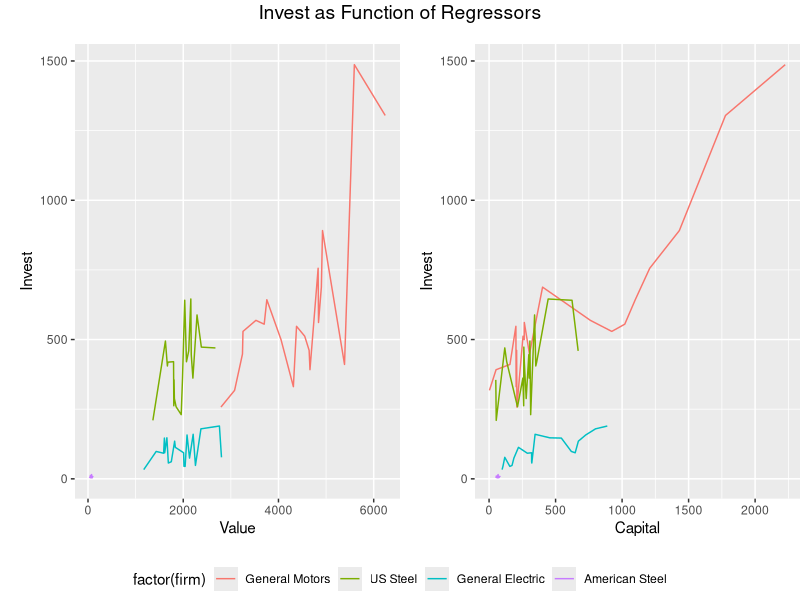

Source code (R):

# Loading data
data(Grunfeld, package = "AER")

# Converting the data in panel data
library(plm)
panel_data <- pdata.frame(Grunfeld, index = c("firm", "year"))


# Pooled Model
pooled_model <- lm(invest ~ value + capital, data = Grunfeld)
summary(pooled_model)


# Plotting dependent variable against dependent variables.
library(ggplot2)
library(grid)
library(gridExtra)

value_graph <- ggplot(Grunfeld[c(1:60, 201:220), ], aes(x = value, y = invest, color = factor(firm))) +
  geom_line() + theme(legend.position = "none", plot.margin = unit(c(1, 0, 1, 1), "lines")) + 
  labs(y = "Invest", x = "Value")

capital_graph <- ggplot(Grunfeld[c(1:60, 201:220), ], aes(x = capital, y = invest, color = factor(firm))) + 
  geom_line() + theme(legend.direction = "horizontal", plot.margin = unit(c(1, 0, 1, 1), "lines")) + 
  labs(y = "Invest", x = "Capital")

get_legend<-function(myggplot){
  tmp <- ggplot_gtable(ggplot_build(myggplot))
  leg <- which(sapply(tmp$grobs, function(x) x$name) == "guide-box")
  legend <- tmp$grobs[[leg]]
  return(legend)
}
legend <- get_legend(capital_graph)

capital_graph <- capital_graph + theme(legend.position = "none")

grid.arrange(value_graph, capital_graph, legend, ncol = 2, nrow = 2, layout_matrix =
               rbind(c(1, 2), c(3, 3)), widths = c(2.7, 2.7), heights = c(2.5, 0.2), top = 
               textGrob("Invest as Function of Regressors", gp = gpar(fontsize = 14, font = 1)))


# Durbin Watson Test for Pooled Model.
library(plm)
pdwtest(invest ~ value + capital, data = panel_data, method = "pooling")


# Fixed Effects Model
fixed_effects_model <- lm(invest ~ value + capital + firm - 1, data = Grunfeld)  # - 1 to fit model without intercept.
summary(fixed_effects_model)

# Durbin-Watson test for Fixed Effects Model
pdwtest(invest ~ value + capital, data = panel_data, model = "within")


# Random Effects Model
random_effects_model <- plm(invest ~ value + capital, data = panel_data, model = "random")
summary(random_effects_model)

# R-Squared of Random Effects Model using different formula.
r <- random_effects_model$residuals
1 - (sum(r^2) / sum(  (Grunfeld[, 1] - ( sum(Grunfeld[, 1]) / nrow(Grunfeld)) )^2  ))


# Durbin-Watson Test for Random Effects Model
pdwtest(invest ~ value + capital, data = panel_data, model = "random")



# Pooled vs Random Effects Model
((sum(pooled_model$residuals^2) - sum(fixed_effects_model$residuals^2)) / 
    sum(fixed_effects_model$residuals^2)) * ((220 - 2 - 11) / 10)



# Fixed vs Random Effects Model (Hausman Test)
# First we have to fit Fixed Effects Model using plm package, as phtest function takes models fitted
# using plm function.
p_fixed_effects_model <- plm(invest ~ value + capital, data = panel_data, model = "within")
phtest(p_fixed_effects_model, random_effects_model)



# Handling Autocorrelation
# Prais-Winsten transformation.
rho_vector <- 1:2

for(i in 1:11){
  subset_data <- Grunfeld[((i - 1) * 20 + 1):((i - 1) * 20 + 20), ]
  e <- lm(invest ~ value + capital - 1, data = subset_data)$residuals
  numerator <- 0
  for(j in 2:length(e)){
    numerator <- numerator + (e[j] * e[j - 1])
  }
  rho_vector[i] <- numerator / sum(e^2)
}

transformed_data <- Grunfeld

for(i in 1:11){
  rho <- rho_vector[i]
  for(j in ((i - 1) * 20 + 20):((i - 1) * 20 + 2)){
    transformed_data[j, 1:3] <- transformed_data[j, 1:3] - rho * transformed_data[j - 1, 1:3]
    # transformed_data[j, 1:3] <- transformed_data[j, 1:3] * (1 - rho^2)^0.5
  }
  transformed_data[(i - 1) * 20 + 1, 1:3] <- transformed_data[(i - 1) * 20 + 1, 1:3] * (1 - rho^2)^0.5
}

transformed_panel_data <- pdata.frame(transformed_data, index = c("firm", "year"))

# Fitting model on transformed data.
transformed_random_effects_model <- plm(invest ~ value + capital, data = transformed_panel_data, 
                                        model = "random")
summary(transformed_random_effects_model)


# Durbin-Watson Test on the transformed model.
pdwtest(invest ~ value + capital, data = transformed_panel_data, model = "random")
